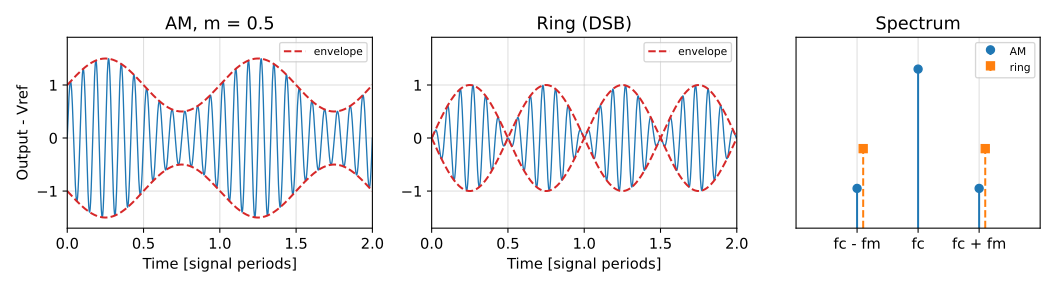

Source code (Python):
# SPDX-License-Identifier: MIT
"""AM (m = 0.5) and ring (DSB) modulation in time with the envelope (left, middle), and
their spectra (right): the carrier fc with the sidebands fc - fm and fc + fm."""
import sys
import pathlib

import matplotlib.pyplot as plt
import numpy as np

sys.path.insert(0, str(pathlib.Path(__file__).resolve().parents[2] / "tools"))
from figures import save  # noqa: E402

t = np.linspace(0, 2, 8001)            # time in periods of the signal
fc = 12                                 # carrier periods per signal period
sig = np.sin(2 * np.pi * t)
car = np.sin(2 * np.pi * fc * t)
fig, axes = plt.subplots(1, 3, figsize=(11, 3.0), gridspec_kw=dict(width_ratios=[1, 1, 0.8]))
for ax, (title, env) in zip(axes, (("AM, m = 0.5", 1 + 0.5 * sig), ("Ring (DSB)", sig))):
    ax.plot(t, env * car, lw=1)
    ax.plot(t, env, color="C3", lw=1.5, ls="--", label="envelope")
    ax.plot(t, -env, color="C3", lw=1.5, ls="--")
    ax.set_title(title)
    ax.set_xlim(0, 2)
    ax.set_ylim(-1.7, 1.9)
    ax.set_xlabel("Time [signal periods]")
    ax.legend(loc="upper right", fontsize=8)
axes[0].set_ylabel("Output - Vref")
ax = axes[2]
ax.stem([-1, 0, 1], [0.25, 1, 0.25], linefmt="C0-", markerfmt="C0o", basefmt=" ", label="AM")
ax.stem([-0.9, 1.1], [0.5, 0.5], linefmt="C1--", markerfmt="C1s", basefmt=" ", label="ring")
ax.set_xticks([-1, 0, 1], ["fc - fm", "fc", "fc + fm"])
ax.set_xlim(-2, 2)
ax.set_ylim(0, 1.2)
ax.set_yticks([])
ax.set_title("Spectrum")
ax.legend(loc="upper right", fontsize=8)
fig.tight_layout()
save(fig, pathlib.Path(__file__).with_name("response.svg"))
